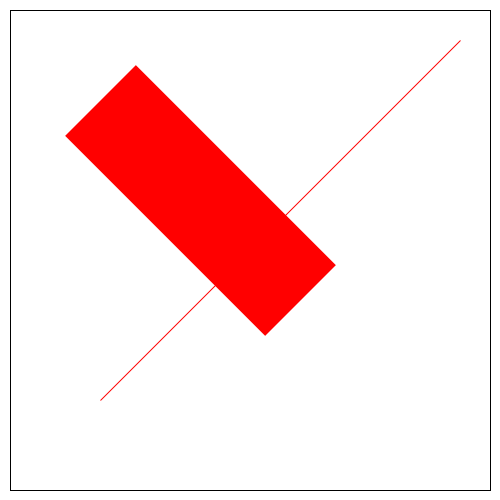
Frame 1 (no input)
Frame 60 (the mouse pressed at the canvas centre just before this capture): identical to frame 1, image omitted
Frame 120 (the mouse held since frame 60 and released just before this capture): identical to frame 1, image omitted

The Processing sketch that drew this single still picture (run headless with seeded random() and noise(); from frame 60 on, the mouse is pressed at the canvas centre):

// Processing sketch: processing_126886
// ── processing_126886.pde

/* This program draws a black outlined square with a red 
 diagonal line centered on the axis between the upper left 
 and lower right corners and another red diagonal line centered 
 on the axis between the lower left and upper right corners using 
 limited set of Processing functions
 Created by Olaf Keller
 */

void setup() { 
  size (500, 500);
  background(255);
  smooth();
}

void draw() {
  //squere
  stroke(0);
  strokeWeight(1);
  rect(10, 10, 480, 480);

  //lines
  stroke(255, 0, 0);
  strokeWeight(100);
  strokeCap(SQUARE);
  line(100, 100, 300, 300);
  strokeWeight(1);
  strokeCap(SQUARE);
  line(100, 400, 460, 40);
}
